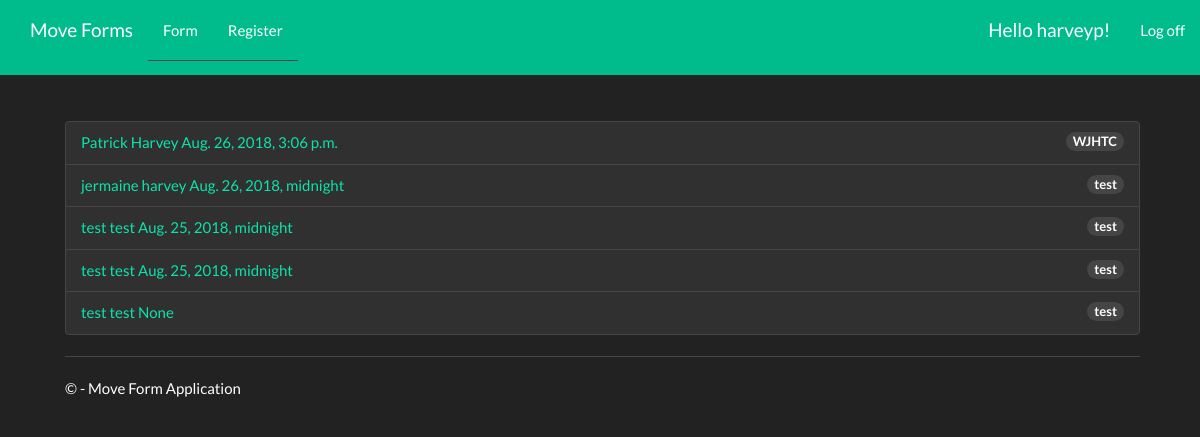
Page / (signed in) on the earlier database version.
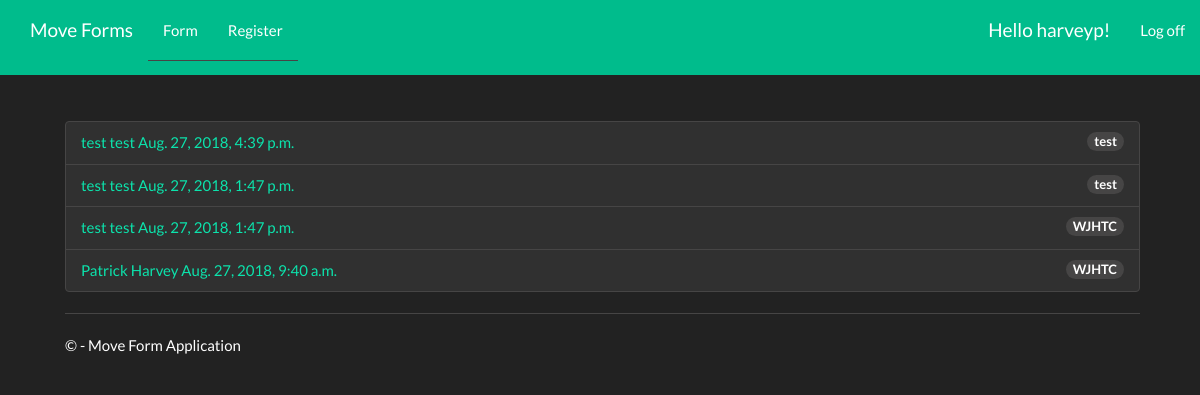
Same page on the later database version.
### mvForms/models.py (models this page shows, shortened)
class moveForm(models.Model):
    First_Name = models.CharField(max_length=100)
    Last_Name = models.CharField(max_length=200)
    userID = models.AutoField
    eMail = models.EmailField()
    Citizenship = models.CharField(max_length = 100)
    Company = models.CharField(max_length = 200)
    Manager = models.CharField(max_length = 200)
    subPOC = models.CharField(max_length = 200)
    program = models.CharField(max_length = 200)
    location = models.CharField(max_length = 200)
    phoneNum = models.IntegerField()
    faaBadge = models.CharField(max_length = 200)
    faaParking = models.CharField(max_length = 200)
    comments = models.TextField(max_length = 1500)
    publication_date = models.DateTimeField()

### mvForms/views.py (the view)
# urls.py: path('', views.index, name='index'),
def index(request):
    latest_moveForm_list = moveForm.objects.order_by('-publication_date')[:5]
    context = {
            'latest_moveForm_list' : latest_moveForm_list,
        }
    return render(request, 'index.html', context)

### mvForms/templates/index.html (shortened to what this page needs)
﻿{% extends 'layout.html' %}
{% load bootstrap3 %}
{% block content %}
<body >
<div class="container6">
        {% if user.is_authenticated %}
            {% if latest_moveForm_list %}
                <ul class="list-group list-group-">
                    {% for moveform in latest_moveForm_list %}
                        <li class="list-unstyled list-group-item "><a href="{% url 'mvForms:detail' moveform.id %}">{{ moveform.First_Name }} {{moveform.Last_Name }} {{ moveform.publication_date }} </a><span class="badge badge-primary badge-pill">{{moveform.location }}</span></li>
                    {% endfor %}
                </ul>
            {% endif %}
        {% else %}
        <h1 align="center">Please Login</h1>
        <h5 class="text-center"><a href="{% url 'login'%}">Click here to login.</a></h5>
        {% endif %}
</div>
</body>
{% endblock %}

### mvForms/templates/layout.html (shortened to what this page needs)
﻿<!DOCTYPE html>
{% load bootstrap3 %}
{% bootstrap_css %}
<html>
<head>
    {% load staticfiles %}
        <link rel="stylesheet" type="text/css" href="{% static 'content/bootstrap.min.css' %}" />
        <link rel="stylesheet" type="text/css" href="{% static 'content/site.css' %}" />
</head>
<body>
    <div class="navbar navbar-inverse navbar-fixed-top">
        <div class="container">
            <div class="navbar-header">
                <a href="/" class="active navbar-brand">Move Forms</a>
            </div>
            <div class="collapse navbar-collapse">
                <ul class="nav navbar-nav">
                   <li class=" nav-tabs"><a href="{% url 'mvForms:form' %}" >Form</a></li>
                   <li class="nav-tabs"><a href="{% url 'mvForms:userRegister' %}">Register</a></li>
                </ul>
                {% include 'loginpartial.html' %}
            </div>
        </div>
    </div>
    <div class="container body-content">
{% block content %}{% endblock %}
        <hr/>
        <footer>
            <p>&copy; {{ year }} - Move Form Application</p>
        </footer>
    </div>
</body>
</html>

### mvForms/templates/loginpartial.html (shortened to what this page needs)
{% if user.is_authenticated %}
<form id="logoutForm" action="/logout/" method="post" class="navbar-right">
    <ul class="nav navbar-nav navbar-right">
        <li><span class="navbar-brand">Hello {{ user.username }}!</span></li>
        <li><a href="javascript:document.getElementById('logoutForm').submit()">Log off</a></li>
    </ul>
</form>
{% else %}
<ul class="nav navbar-nav navbar-right">
    <li><a href="{% url 'login' %}">Log in</a></li>
</ul>
{% endif %}

### mvForms/static/content/site.css (style rules this page uses)
body { padding-top: 100px; padding-bottom: 20px; }
.body-content { padding-left: 50px; padding-right: 45px; }

Differences in the rows shown:
removed moveForm: First_Name "jermaine", Last_Name "harvey", publication_date "Aug. 26, 2018, midnight", location "test"
changed moveForm: publication_date "Aug. 25, 2018, midnight" → "Aug. 27, 2018, 4:39 p.m."; moves up the list
changed moveForm (number 2 of 4 on the later page): publication_date "Aug. 25, 2018, midnight" → "Aug. 27, 2018, 1:47 p.m."; moves down the list
changed moveForm (number 3 of 4 on the later page): publication_date "None" → "Aug. 27, 2018, 1:47 p.m."; location "test" → "WJHTC"; moves up the list
changed moveForm "Patrick": publication_date "Aug. 26, 2018, 3:06 p.m." → "Aug. 27, 2018, 9:40 a.m."
